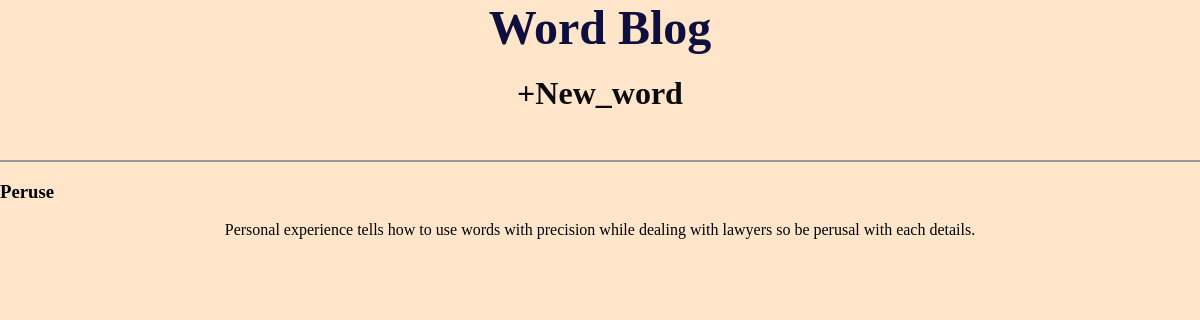
Page /blog/3/ on the committed database.
### blog/models.py (models this page shows, shortened)
class Blog(models.Model):
    title = models.CharField(max_length=200)
    author = models.ForeignKey(
        'auth.User',
        on_delete = models.CASCADE
    )
    body = models.TextField()

### blog/views.py (the view)
# urls.py: path('blog/<int:pk>/',BlogDetailView.as_view(), name='blog_detail'),
class BlogDetailView(DetailView):
    model = Blog
    template_name = 'blog_detail.html'

### blog/templates/blog_detail.html
{% extends "base.html" %}
{% block content %}
<div class = "blog-entry">
    <h3>{{object.title}}</h3>
        <p>{{object.body}}</p>
</div>
{% endblock content %}

### static/css/style.css (style rules this page uses)
body { margin:0px; border:0px; background-color: rgb(255, 230, 203); }
.blog-entry p { text-align: center; }

### rows in the picture
Blog: title "Peruse", body "Personal experience tells how to use words with precision while dealing with lawyers so be perusal with each details."
